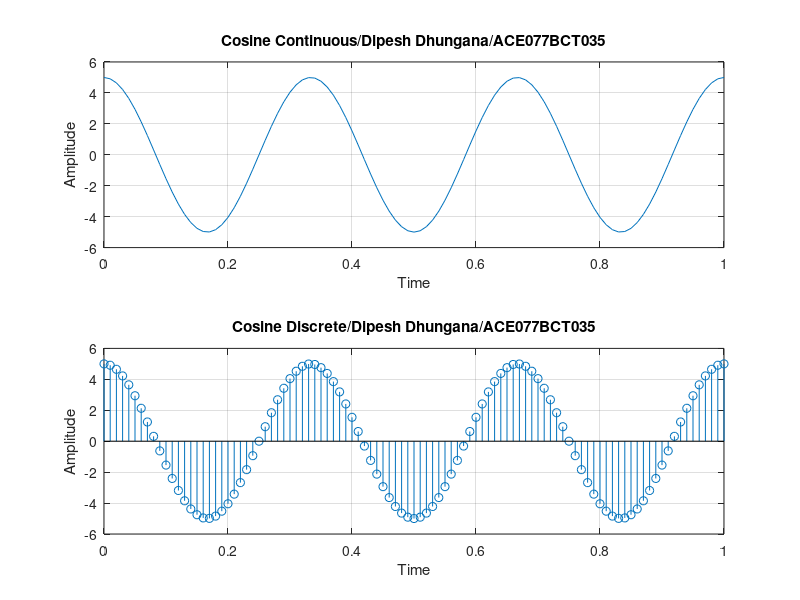

Here is the MATLAB script that generated this plot:
%3.COnstruct a continuous and discrete Cosine wave having amplitude 5 unit
%and frequency 3Hz. Plot all these signals in one singel screen.

clc;
close all;
clear all;
a=5;
f=3;
t=0:0.01:1;
%x=a*sin(2*pi*f*t);
y=a*cos(2*pi*f*t);
subplot(2,1,1)
plot(t,y)
xlabel('Time');
ylabel('Amplitude')
title('Cosine Continuous/Dipesh Dhungana/ACE077BCT035');
grid on;
subplot(2,1,2)
stem(t,y)
xlabel('Time');
ylabel('Amplitude')
title('Cosine Discrete/Dipesh Dhungana/ACE077BCT035');
grid on;




